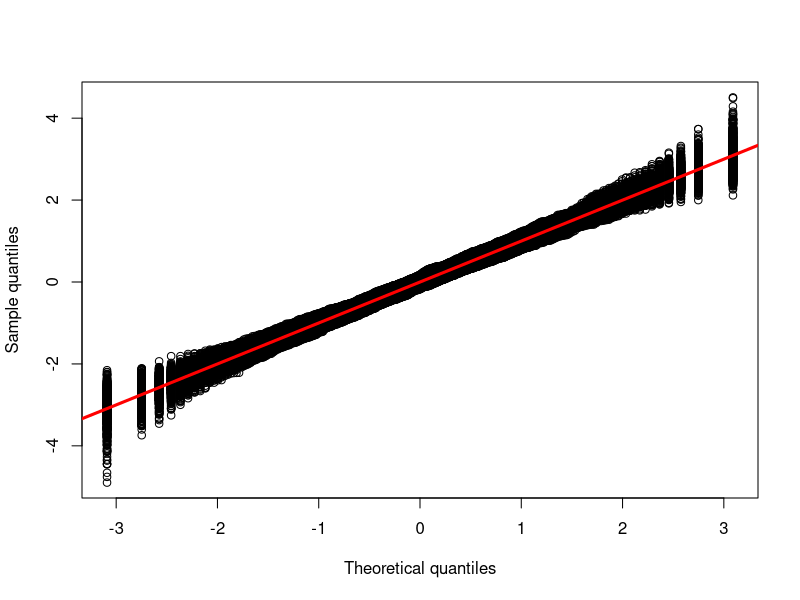
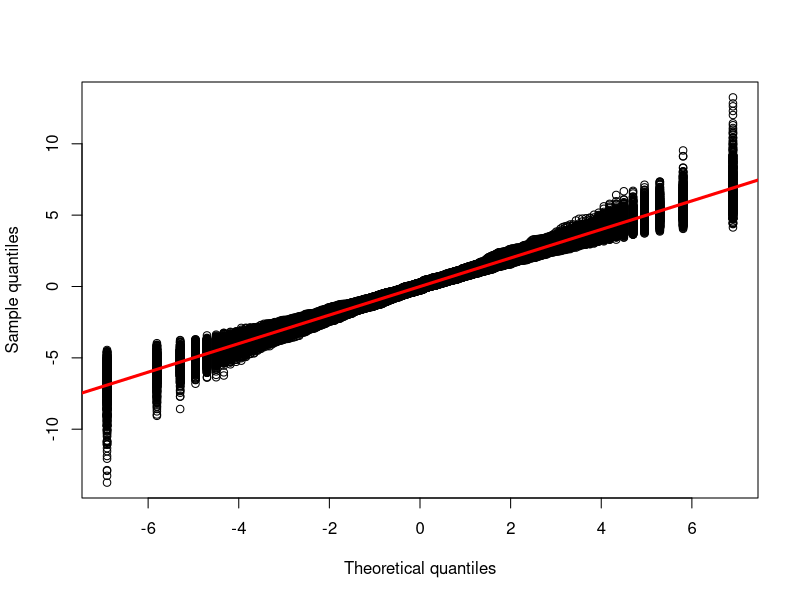

Generate these figures, in order, with R:
## ---- chunk 1
n <- 60
m <- matrix(rlogis(10000*n, location = 0, scale = 1), ncol = n)
# Sort each sample
m <- t(apply(m, 1, sort))
# Compute the confidence interval
theta_hat <- (m[, 30] + m[, 31]) / 2
W <- rexp(10000, rate = 1/2)
var_hat_theta_hat <- W*4/n
lower <- theta_hat - 1.645*sqrt(var_hat_theta_hat)
upper <- theta_hat + 1.645*sqrt(var_hat_theta_hat)
contains_zero <- (lower <= 0) & (upper >= 0)
sum(contains_zero) / length(contains_zero)
## ---- chunk 2
n <- 500
samples <- matrix(rnorm(1000*n), ncol = n)
x_k <- t(apply(samples, 1, sort)) # Ordered values
tau_k <- (1:n - 0.5)/n
F_inv <- qnorm(tau_k) # Theoretical quantiles
plot(rep(F_inv, 1000), c(t(x_k)), xlab = "Theoretical quantiles", ylab = "Sample quantiles") # Superimposed plot
abline(0, 1, lwd = 3, col = "red")
## ---- chunk 3
n <- 500
samples <- matrix(rlogis(1000*n), ncol = n)
x_k <- t(apply(samples, 1, sort)) # Ordered values
tau_k <- (1:n - 0.5)/n
F_inv <- qlogis(tau_k) # Theoretical quantiles
plot(rep(F_inv, 1000), c(t(x_k)), xlab = "Theoretical quantiles", ylab = "Sample quantiles") # Superimposed plot
abline(0, 1, lwd = 3, col = "red")
